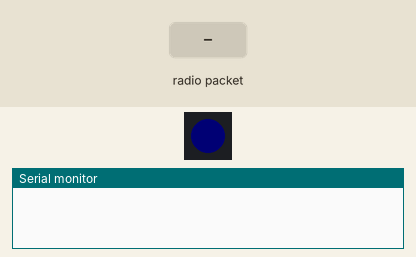
Simulated run of this sketch. Board: ESP32. Parts: 1 RGB LEDs in strip order, left to right, the last lines printed to the serial monitor. The inputs (shaded band) are chosen by the test bench. Dim RGB values are drawn brighter than linear; WiFi joins after 1.5 s; servers stay silent unless stated.

Above: at 1.2 s.
1.3 s: radio packet "1" arrives
At 4.6 s:
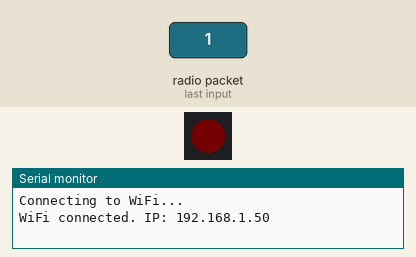
Timing chart, 0 to 6.1 s (numbered marks = the images above; inputs shaded):
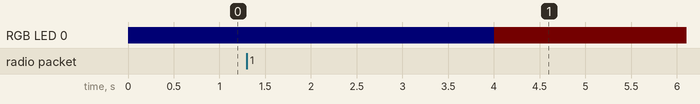

Measured:
- after the input at 1.3 s, RGB LED 0: RGB(0, 0, 1) → RGB(1, 0, 0) after 2.7 s

The sketch:

socketTest.ino
```cpp
#include <esp_now.h>
#include <WiFi.h>
#include <NeoPixelBus.h>
#include <WiFiClient.h>

#define pixelPin 4
#define relay 3
#define pornit OUTPUT
#define oprit INPUT

const char* ssid = "test";
const char* password = "faraparola";

bool flagEroare=1;
NeoPixelBus<NeoGrbFeature, NeoEsp32Rmt0Ws2812xMethod> strip(1, pixelPin);

void connectToWiFi() {
  WiFi.begin(ssid, password);
  Serial.print("Connecting to WiFi");
  int retries = 0;
  while (WiFi.status() != WL_CONNECTED && retries < 20) {
    delay(500);
    Serial.print(".");
    retries++;
  }

  if (WiFi.status() == WL_CONNECTED) {
    Serial.println("\nWiFi connected. IP: " + WiFi.localIP().toString());
  } else {
    Serial.println("\nWiFi connection failed");
  }
}

void OnDataRecv(const esp_now_recv_info_t *recvInfo, const uint8_t *data, int len) {
//  if(data[0]>40)
  {
    pinMode(relay, pornit);
    RgbColor color =RgbColor(0, 1, 0);
    strip.SetPixelColor(0, color);
    strip.Show(); // Initialize off
    //connect to socket 192.168.50.192:6000 and send the addres of the node that sent the message, then close the socket

    /**/
    // Send MAC address to server
    connectToWiFi();
    WiFiClient client;
    if (client.connect("192.168.50.192", 6000)) {
      char macStr[18];
      snprintf(macStr, sizeof(macStr), "%02X:%02X:%02X:%02X:%02X:%02X",
              recvInfo->src_addr[0], recvInfo->src_addr[1], recvInfo->src_addr[2],
              recvInfo->src_addr[3], recvInfo->src_addr[4], recvInfo->src_addr[5]);

      client.println(macStr);  // Send MAC
      client.stop();           // Close connection
    } else {
      Serial.println("Connection to server failed");
    }
    /**/

    delay(1000);
    pinMode(relay, oprit);
    color =RgbColor(1, 0, 0);
    strip.SetPixelColor(0, color);
    strip.Show(); // Initialize off
  }

}

void setup() {
  pinMode(relay, oprit);
  strip.Begin();
  RgbColor color =RgbColor(0, 0, 1);
  strip.SetPixelColor(0, color);
  strip.Show(); // Initialize off
  Serial.begin(115200);
  WiFi.mode(WIFI_STA);

  if (esp_now_init() != ESP_OK) {
    Serial.println("Error initializing ESP-NOW");
    return;
  }

  esp_now_register_recv_cb(OnDataRecv);  // ✅ Works with updated signature
}

void loop() {
  // do nothing

}
```
